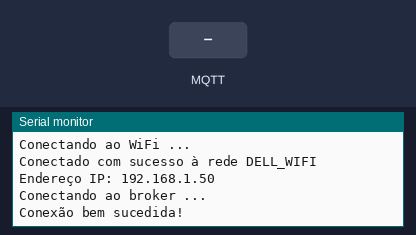
Simulated run of this sketch. Board: ESP8266 (NodeMCU). Shown: the last lines printed to the serial monitor. Inputs (shaded band) come from the test bench. WiFi joins after 1.5 s; servers stay silent unless stated; no MQTT or app messages arrive unless stated.

Above: at 2.8 s.
2.9 s: MQTT message "1" arrives on the first subscribed topic
At 4.1 s:
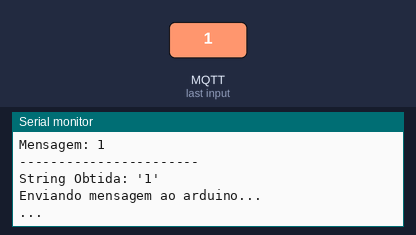
4.4 s: MQTT message "0" arrives on the first subscribed topic
At 5.5 s:
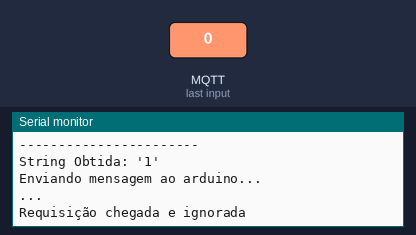

The sketch:

ESP_CODE_V2.ino
```cpp
#include <ESP8266WiFi.h>
#include <PubSubClient.h>
#include <SoftwareSerial.h>

#define ssid  "DELL_WIFI"
#define password  "B1c4@(wifi)"
#define mqttServer "192.168.1.251"
#define mqttPort 1883
#define mqttUser "mqtt-test"
#define mqttPassword "mqtt-test"
String requisicao = "";
String arduinoresponse = "";
char aux = ' ';
boolean flag;
boolean msg;

WiFiClient espClient;
PubSubClient client(espClient);
                    // RX, TX
SoftwareSerial arduino(D2, D3);

void setup() {
  Serial.begin(9600);
  arduino.begin(9600);
  WiFi.begin(ssid, password);
  while (WiFi.status() != WL_CONNECTED) {
    delay(500);
    Serial.println("Conectando ao WiFi ...");
  }
  Serial.print("Conectado com sucesso à rede ");
  Serial.println(ssid);
  Serial.print("Endereço IP: ");
  Serial.println(WiFi.localIP());
  Serial.println();

  client.setServer(mqttServer, mqttPort);
  client.setCallback(callback);
  while (!client.connected()) {
    Serial.println("Conectando ao broker ...");
    if (client.connect("ESP8266Client", mqttUser, mqttPassword )) {
      Serial.println("Conexão bem sucedida!");
    } else {
      Serial.print("Falha na conexão. Estado: ");
      Serial.print(client.state());
      delay(2000);
    }
  }
  flag = false;
  msg = false;
  client.subscribe("maia/chamadas");
}

void callback(char* topic, byte* payload, unsigned int length) {
  if(flag==false){
    Serial.println("Requisição chegada e entrando em rocesso de atendimento!");
    requisicao = "";
    Serial.print("Mensagem chegada no tópico: ");
    Serial.println(topic);
    Serial.print("Mensagem: ");
    for (int i = 0; i < length; i++) {
      Serial.print((char)payload[i]);
      requisicao+=(char)payload[i];
    }
    Serial.println();
    Serial.println("-----------------------");
    Serial.print("String Obtida: ");
    Serial.print("'");
    Serial.print(requisicao);
    Serial.println("'");
    flag = true;
  }
  else{
    Serial.println("Requisição chegada e ignorada");
  }

}

void loop() {
  if(flag==true){
    if(msg == false){
      Serial.println("Enviando mensagem ao arduino...");
      arduino.print(requisicao);
      Serial.println("...");
      requisicao+='/';
    }
    msg = true;
    if(arduino.available()){
      while(arduino.available()){
        aux = Serial.read();
        requisicao+=aux;
        delay(20);
      }
      client.publish("maia/respostas", (char*)requisicao.c_str());
      flag = false;
      msg = false;
    }
  }
  client.loop();
}
```

Measured:
- after the input at 2.9 s, the serial monitor: prints a new line at once (image 1)
- after the input at 4.4 s, the serial monitor: prints a new line at once (image 2)
